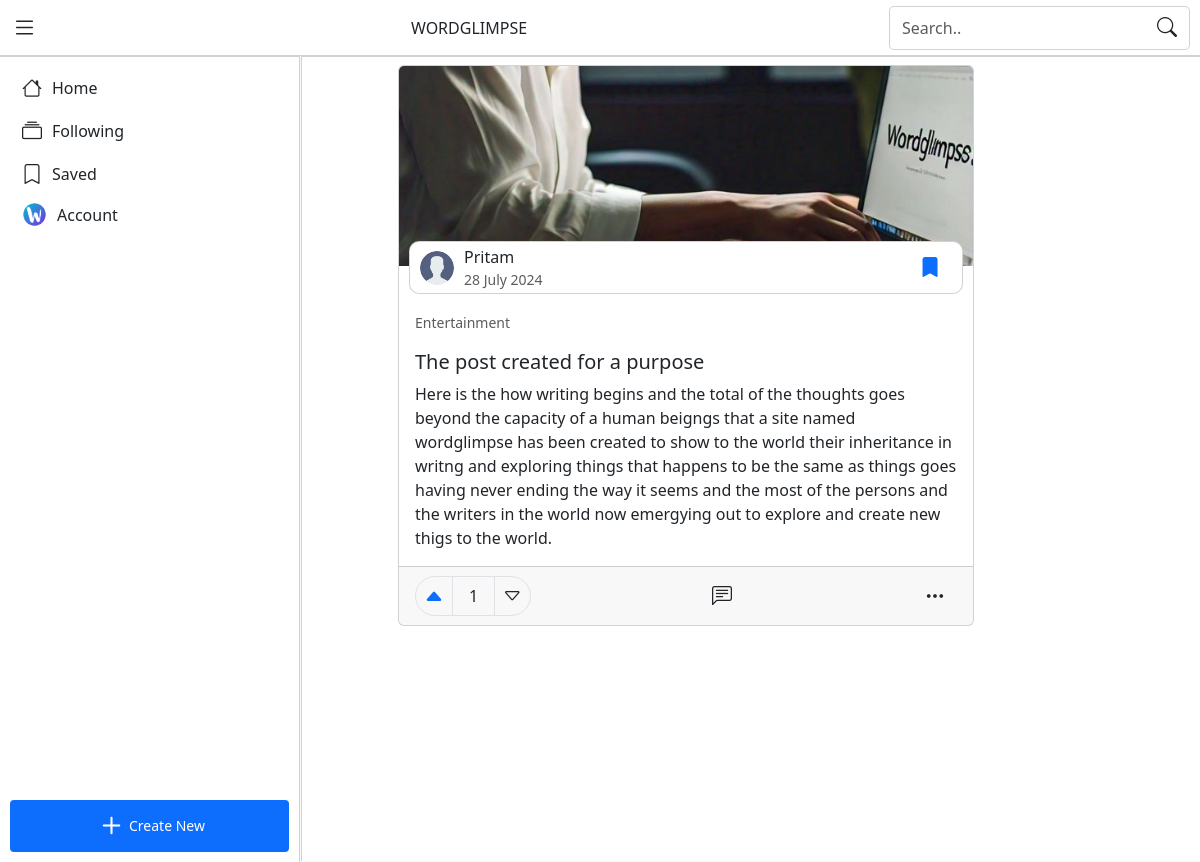
Screenshot of /post/1 (signed in) with the database file from the repository.
### tables this page shows
CREATE TABLE posts (
    id INTEGER NOT NULL PRIMARY KEY,
    user_id INTEGER NOT NULL,
    image TEXT NOT NULL,
    title TEXT NOT NULL,
    category TEXT NOT NULL,
    content TEXT NOT NULL,
    created_at DATETIME NOT NULL DEFAULT CURRENT_TIMESTAMP,
    FOREIGN KEY(user_id) REFERENCES users(id) ON DELETE CASCADE
);

CREATE TABLE users (
    id INTEGER NOT NULL PRIMARY KEY,
    fname TEXT NOT NULL,
    lname TEXT,
    email TEXT NOT NULL UNIQUE,
    password TEXT NOT NULL, -- hashed password
    avatar TEXT,
    cover TEXT,
    bio TEXT,
    profession TEXT,
    public_email TEXT, -- Visiable email in profile
    username TEXT UNIQUE,
    -- Social media
    facebook TEXT,
    github TEXT,
    linkedin TEXT,
    instagram TEXT,
    twitter TEXT,
    website TEXT,
    -- Account Info
    created_at DATETIME NOT NULL DEFAULT CURRENT_TIMESTAMP,
    last_active DATETIME,
    -- Settings
    offer_messaging INTEGER DEFAULT 1, -- INTEGER 0 for no or 1 for yes
    post_reported_times INTEGER DEFAULT 0 -- Times reported post by other users
);

### user/post_handler.py (the view)
@post_bp.route("/post/<int:post_id>")
def post(post_id):
    if not db.execute("SELECT id FROM posts WHERE id = ?", post_id):
        return apology("Post not found", 404)
    post, author, upvotes, downvotes, saved, voted, comments  = get_post_by_id(post_id, detailed=True)
    return render_template("post.html", post=post, author=author, upvotes=upvotes, downvotes=downvotes, saved=saved, voted=voted, comments=comments)

### app.py (called while the page is built)
@app.after_request
def after_request(response):
    response.headers["Cache-Control"] = "no-cache, no-store, must-revalidate"
    response.headers["Expires"] = 0
    response.headers["Pragma"] = "no-cache"
    return response

@app.template_filter('format_date')
def format_date(d):
    d = datetime.strptime(d, '%Y-%m-%d %H:%M:%S')
    return d.strftime('%d %B %Y')

@app.template_filter('short_number')
def short_number_format(value):
    if value >= 1_000_000:
        formatted_value = f'{value / 1_000_000:.1f}M'
    elif value >= 1_000:
        formatted_value = f'{value / 1_000:.1f}k'
    else:
        return str(value)
    if formatted_value.endswith('.0k'):
        formatted_value = formatted_value[:-3] + 'k'
    elif formatted_value.endswith('.0M'):
        formatted_value = formatted_value[:-3] + 'M'
    return formatted_value

@app.context_processor
def inject_user():
    if session.get("user_id") is None:
            return dict(categories=CATEGORIES)
    users = db.execute("SELECT * FROM users WHERE id = ?", session["user_id"])
    if len(users) == 0:
        """If user is not found, logout"""
        session.clear()
        return redirect("/")
    return dict(categories=CATEGORIES, user=users[0])

### templates/post.html (shortened to what this page needs)
{% extends "layout.html" %}
{% block content %}
    <section class="middle-content p-2">
        <div class="middle-content-small">
            <div class="card mb-5">
                <img src="{{ post.image }}" class="post-img" alt="Post">
                <div class="card-header">
                    <a href="/profile/{{ author.id }}" class="post-author-link">
                        <img src="{% if author.avatar %}{{ author.avatar }}{% else %}/static/image/user.png{% endif %}" alt="Profile Photo" class="post-author-img">
                        <div class="d-flex flex-column">
                            <span>{{ author.fname }}</span>
                            <small class="text-body-secondary">{{ post.created_at|format_date }}</small>
                        </div>
                    </a>
                    {% if user %}
                        <button type="button" class="btn" onclick="save_post(this, '{{ post.id }}')">
                            <i class="bi bi-bookmark{% if saved %}-fill text-primary{% endif %}"></i>
                        </button>
                    {% else %}
                        <button type="button" class="btn" data-bs-toggle="modal" data-bs-target="#loginRequiredModal">
                            <i class="bi bi-bookmark"></i>
                        </button>
                    {% endif %}
                </div>
                <div class="card-body">
                    <p><small class="text-body-secondary">{{ post.category|title }}</small></p>
                    <h5 class="card-title">{{ post.title }}</h5>
                    <p class="card-text">{{ post.content }}</p>
                </div>
                <div class="card-footer">
                    <div class="d-flex flex-row align-items-center justify-content-between">
                        <div class="btn-group btn-group-sm border rounded-pill">
                            {% if user %}
                                <button type="button" class="btn" id="upvote_btn_{{ post.id }}" onclick="vote_post('{{ post.id }}', 1)">
                                    <i class="bi bi-caret-up{% if voted == 1 %}-fill text-primary{% endif %}"></i>
                                </button>
                                <div class="px-3 border-start border-end d-flex flex-column align-items-center justify-content-center">
                                    <span id="upvote_count_{{ post.id }}" data-upvotes="{{ upvotes }}">{{ upvotes|short_number }}</span>
                                </div>
                                <button type="button" class="btn" id="downvote_btn_{{ post.id }}" onclick="vote_post('{{ post.id }}', -1)">
                                    <i class="bi bi-caret-down{% if voted and voted == -1 %} text-danger{% endif %}"></i>
                                </button>
                            {% endif %}
                        </div>
                        <button type="button" class="btn" data-bs-toggle="modal" data-bs-target="#commentModal">
                            <i class="bi bi-chat-left-text"></i>
                        </button>
                        <div class="dropup-left dropup">
                            <button class="btn" type="button" data-bs-toggle="dropdown" aria-expanded="false">
                                <i class="bi bi-three-dots"></i>
                            </button>
                        </div>
                    </div>
                </div>
            </div>
        </div>
    </section>
{% endblock %}

### templates/layout.html (shortened to what this page needs)
{% extends 'base.html' %}
{% block body %}
    <header class="fixed-top bg-body d-flex flex-row justify-content-between align-items-center">
        <button type="button" class="btn" title="Menu" data-bs-toggle="offcanvas" data-bs-target="#leftMenu" aria-controls="leftMenu">
            <i class="bi bi-list" style="font-size:25px;"></i>
        </button>
        <a href="/" title="Wordglimpse" class="navbar-brand">WORDGLIMPSE</a>
        <div class="d-none d-sm-inline-block" id="searchContainer">
            <form action="/search" method="get" class="bg-body d-flex flex-row align-items-center" id="searchForm">
                <input class="form-control" type="search" name="q" id="searchInput" placeholder="Search.." autocomplete="off" autofocus>
                <button type="submit" class="btn" title="Search">
                    <i class="bi bi-search"></i>
                </button>
            </form>
        </div>
    </header>
    <main class="tab-content main bg-body" id="mainTabContent">
        <div class="tab-pane fade" id="content-tab-pane" role="tabpanel" aria-labelledby="content-tab" tabindex="0">
            {% block content %}{% endblock %}
        </div>
    </main>
    <nav class="sidenav-md-left d-block d-md-flex flex-column justify-content-between bg-body">
        <div class="bottom-nav bg-body" role="tablist">
            <button class="btn active" type="button" title="Home" id="home-tab" data-bs-toggle="tab" data-bs-target="#home-tab-pane" role="tab" aria-controls="home-tab-pane" aria-selected="false" onclick="load_content('/')">
                <i class="bi bi-house"></i>
                <span>Home</span>
            </button>
            <button class="btn" type="button" title="Following" {% if user %} id="following-tab" data-bs-toggle="tab" data-bs-target="#following-tab-pane" role="tab" aria-controls="following-tab-pane" aria-selected="true" onclick="load_content('/following')" {% else %} data-bs-toggle="modal" data-bs-target="#loginRequiredModal" {%endif %}>
                <i class="bi bi-collection"></i>
                <span>Following</span>
            </button>
            <button class="btn" type="button" title="Saved" {% if user %} id="saved-tab" data-bs-toggle="tab"
                data-bs-target="#saved-tab-pane" role="tab" aria-controls="saved-tab-pane" aria-selected="true"
                onclick="load_content('/saved')" {% else %} data-bs-toggle="modal" data-bs-target="#loginRequiredModal" {%
                endif %}>
                <i class="bi bi-bookmark"></i>
                <span>Saved</span>
            </button>
            <button class="btn" type="button" title="Account" {% if user %} data-bs-toggle="offcanvas"
                data-bs-target="#sideNav" aria-controls="sideNav" {% else %} data-bs-toggle="modal"
                data-bs-target="#loginRequiredModal" {% endif %}>
                {% if user %}
                    <img src="{% if user.avatar %}{{ user.avatar }}{% else %}/static/image/user.png{% endif %}" title="Account">
                {% else %}
                    <i class="bi bi-person-circle"></i>
                {% endif %}
                <span>Account</span>
            </button>
        </div>
        <div class="d-none d-md-flex justify-content-center align-items-center">
            <button class="btn btn-sm p-0 btn-primary d-flex justify-content-center align-items-center" type="button"
                title="Create New" style="width:100%;max-width: 300px;" {% if user %} data-bs-toggle="offcanvas"
                data-bs-target="#newPostCard" aria-controls="newPostCard" {% else %} data-bs-toggle="modal"
                data-bs-target="#loginRequiredModal" {% endif %}>
                <i class="bi bi-plus" style="font-size:35px;"></i>
                <span>Create New</span>
            </button>
        </div>
    </nav>
{% endblock %}

### templates/base.html (shortened to what this page needs)
<!DOCTYPE html>
<html lang="en">
<head>
    <link rel="stylesheet" href="https://cdn.jsdelivr.net/npm/bootstrap-icons@1.11.3/font/bootstrap-icons.min.css">
    <link href="https://cdn.jsdelivr.net/npm/bootstrap@5.3.3/dist/css/bootstrap.min.css" rel="stylesheet">
    <link rel="stylesheet" href="/static/css/styles.css">
</head>
<body class="{% block bgColor %}bg-body-tertiary{% endblock %}" data-bs-theme="light">
    {% block body %}{% endblock %}
</body>
</html>

### static/css/styles.css (style rules this page uses)
* { -ms-overflow-style: none; scrollbar-width: none; }
.bi { font-size: 20px; }
.btn { border:none; }
.card-header { display: flex; flex-direction: row; align-items: center; justify-content: space-between; gap: 10px; background-color: var(--bs-body-bg); padding: 3px 10px; border: 1px solid var(--bs-border-color-translucent); border-radius: 10px; width: calc(100% - 20px); margin:auto; position: relative; margin-top: -25px; }
.post-img { width:100%; height: 200px; object-fit:cover; border-top-left-radius:5px; border-top-right-radius:5px; background-color: var(--bs-body-tertiary); }
.post-author-img { width:34px; height: 34px; object-fit:cover; border-radius: 50%; }
.post-author-link { display: flex; flex-direction: row; align-items: center; gap: 10px; text-decoration: none; color: var(--bs-body-color); }
header { padding: 0.5px 0; border-bottom: 1px solid var(--bs-border-color-translucent); z-index: 999; }
.main { border-top: 1px solid var(--bs-border-color-translucent); border-bottom: 1px solid var(--bs-border-color-translucent); position: fixed; top: 49px; bottom: 65px; left: 0; right: 0; overflow-y: auto; }
.middle-content { width: 100%; max-width: 768px; }
.middle-content-small { width:100%; max-width: 576px; margin:auto; }
.sidenav-md-left { position: fixed; bottom: 0; left: 0; right: 0; z-index: 999; border-top: 1px solid var(--bs-border-color-translucent); }
.bottom-nav { display: flex; flex-direction: row; align-items: center; justify-content: space-around; }
.bottom-nav .btn { display: flex; flex-direction: column; align-items: center; justify-content: center; }
.bottom-nav .btn img { width: 25px; height: 25px; object-fit: cover; border: 1.5px solid #fff; border-radius: 50%; }
.bottom-nav .btn span { font-size: 70%; }
@media screen and (min-width:576px) { .main { top: 54px; } }
@media screen and (min-width:576px) { #searchContainer { background-color: var(--bs-body-bg); padding-top: 5px; padding-bottom: 5px; padding-right: 10px; } }
@media screen and (min-width:576px) { #searchForm { padding: 0; border: 1px solid var(--bs-border-color-translucent); border-radius: 5px; } }
@media screen and (min-width:576px) { #searchInput { border:none; } }
@media screen and (min-width:768px) { .main { top: 56px; bottom:1px; left: calc(25% + 1px); border-left: 1px solid var(--bs-border-color-translucent); border-bottom: 0; } }
@media screen and (min-width:768px) { .sidenav-md-left { top: 56px; width: 25%; padding: 10px; border-right: 1px solid var(--bs-border-color-translucent); } }
@media screen and (min-width:768px) { .bottom-nav { flex-direction: column; align-items: flex-start; justify-content: flex-start; } }
@media screen and (min-width:768px) { .bottom-nav .btn { width: 100%; flex-direction: row; justify-content: flex-start; gap: 10px; margin-bottom: 1px; } }
@media screen and (min-width:768px) { .bottom-nav .btn span { font-size: 100%; } }

### rows the page displays
posts: image (picture), created_at "28 July 2024", category "Entertainment", title "The post created for a purpose", content "Here is the how writing begins and the total of the thoughts goes beyond the capacity of a human beigngs that a site named wordglimpse has been created to show to the world their inheritance in writng and exploring things that happens to be the same as things goes having never ending the way it seems and the most of the persons and the writers in the world now emergying out to explore and create new thigs to the world."
users: fname "Pritam"
users: avatar (picture)

### other values shown
{{ upvotes|short_number }} "1"
